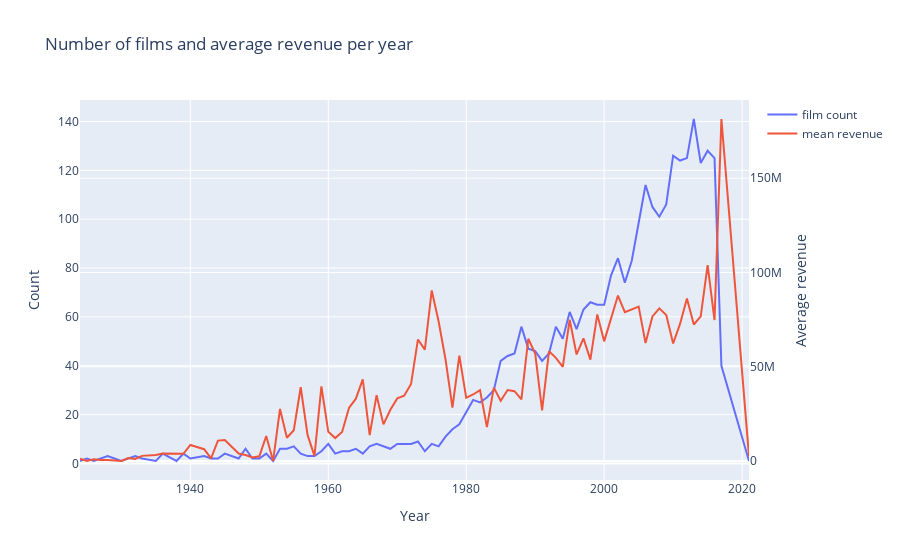

Notebook code for this chart:
### Code cell
d1 = train['release_date_year'].value_counts().sort_index()
d2 = train.groupby(['release_date_year'])['revenue'].mean()
data = [go.Scatter(x=d1.index, y=d1.values, name='film count'), go.Scatter(x=d2.index, y=d2.values, name='mean revenue', yaxis='y2')]
layout = go.Layout(dict(title = "Number of films and average revenue per year",
                  xaxis = dict(title = 'Year'),
                  yaxis = dict(title = 'Count'),
                  yaxis2=dict(title='Average revenue', overlaying='y', side='right')
                  ),legend=dict(
                orientation="v"))
py.iplot(dict(data=data, layout=layout))
